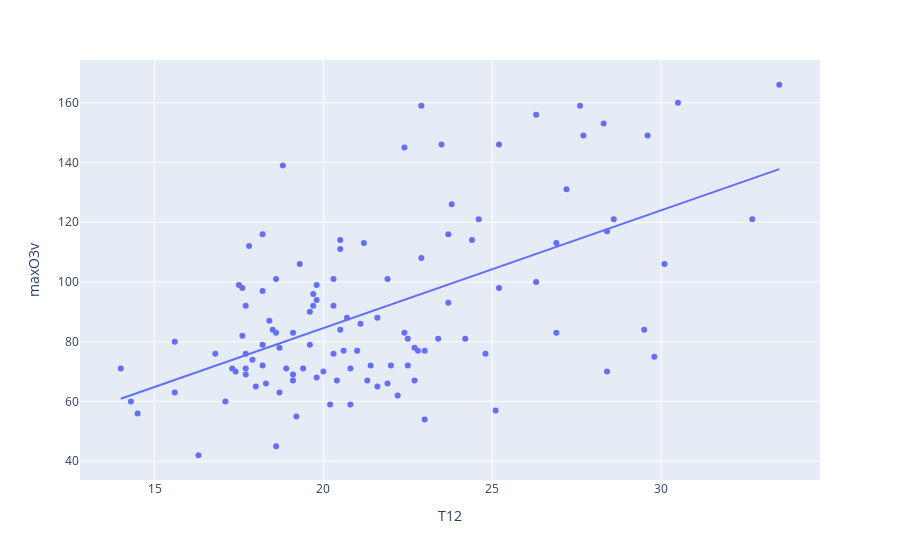

The notebook cell saved with this chart:
### Markdown cell above
On peut voir d'après les P-valeurs des variables que la correlation est assez faible; 
Or la variable "T12" a un effet assez considèrable vis-à-vis le reste des variables.

### Code cell
import plotly.express as px 

fig = px.scatter(df, x="T12", y="maxO3v", trendline="ols")

fig.show()
